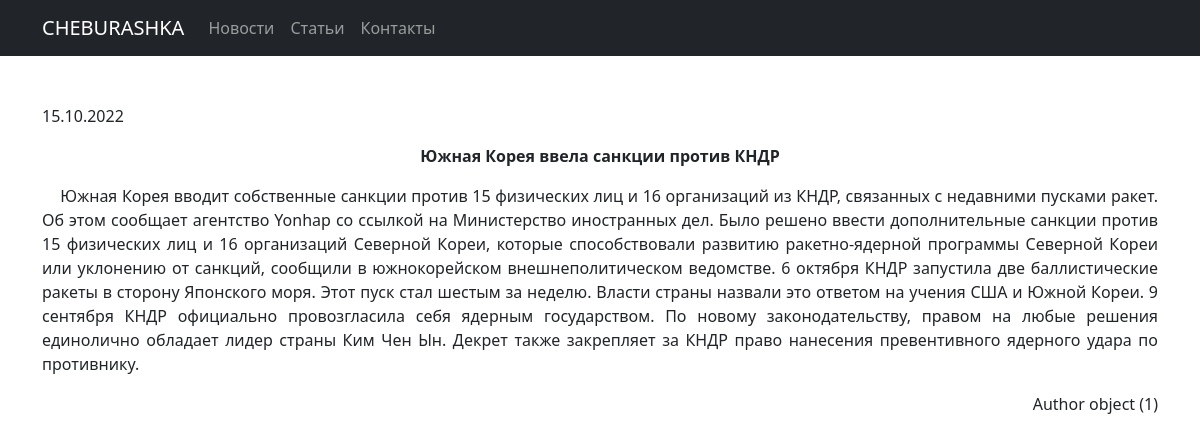
Page /cheburashka/3 on the committed database.
### news/models.py (models this page shows, shortened)
class Post(models.Model):
    time_in = models.DateTimeField(auto_now_add=True)
    article_or_news = models.CharField(max_length=8, choices = PUBLICATION, default = news)
    title = models.CharField(max_length=100)
    text = models.TextField()
    rating = models.IntegerField(default = 0)
    author = models.ForeignKey('Author', on_delete=models.CASCADE)  #связь «один ко многим» с моделью Author
    categories = models.ManyToManyField('Category', through = 'PostCategory')  #связь «многие ко многим» с моделью Category
    @property
    def rating_post(self):
        return self.rating

class Author(models.Model):
    name_author = models.OneToOneField(User, on_delete=models.CASCADE)  #cвязь «один к одному» с встроенной моделью User
    rating = models.IntegerField(default = 0)

### news/views.py (the view)
# urls.py: path('<int:pk>', PostDetail.as_view(), name='post_detail'),
class PostDetail(DetailView):          #ПРЕДСТАВЛЕНИЕ Создаем свой класс, который наследуется от DetailView (для отображения одного экземпляра таблицы из БД)
    model = Post
    template_name = 'post.html'
    context_object_name = 'post'

### templates/post.html (shortened to what this page needs)
{% extends 'flatpages/default.html' %}
{% block content %}
<p style="text-align: left;">{{ post.time_in|date:'d.m.Y' }}</p>
<p style="text-align: center;"><strong>{{ post.title }}</strong></p>
<p style="text-align: justify;">&nbsp; &nbsp; {{ post.text }}</p>
<p style="text-align: right;">{{ post.author }}</p>
{% endblock content %}

### rows in the picture
Post: time_in "15.10.2022", title "Южная Корея ввела санкции против КНДР", text "Южная Корея вводит собственные санкции против 15 физических лиц и 16 организаций из КНДР, связанных с недавними пусками ракет. Об этом сообщает агентство Yonhap со ссылкой на Министерство иностранных дел. Было решено ввести дополнительные санкции против 15 физических лиц и 16 организаций Северной Кореи, которые способствовали развитию ракетно-ядерной программы Северной Кореи или уклонению от санкций, сообщили в южнокорейском внешнеполитическом ведомстве. 6 октября КНДР запустила две баллистические ракеты в сторону Японского моря. Этот пуск стал шестым за неделю. Власти страны назвали это ответом на учения США и Южной Кореи. 9 сентября КНДР официально провозгласила себя ядерным государством.…", author "Author object (1)"
